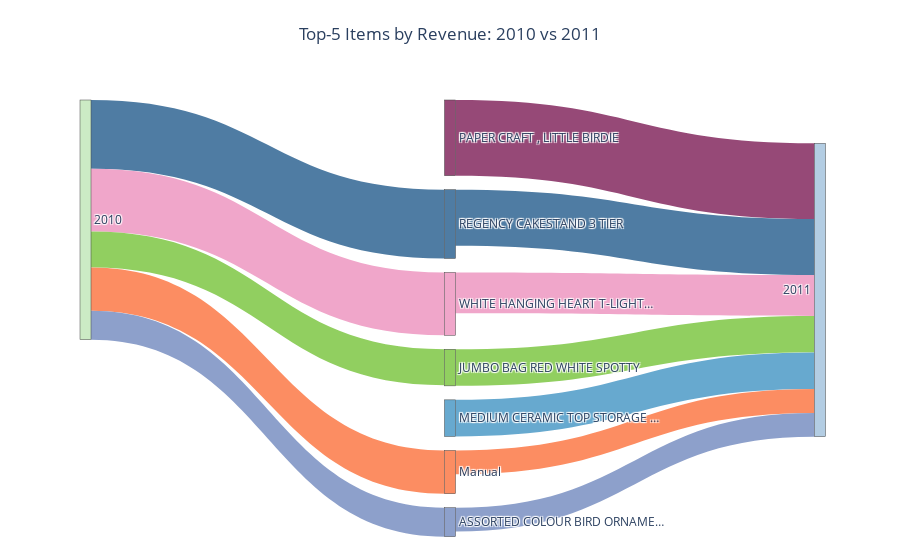
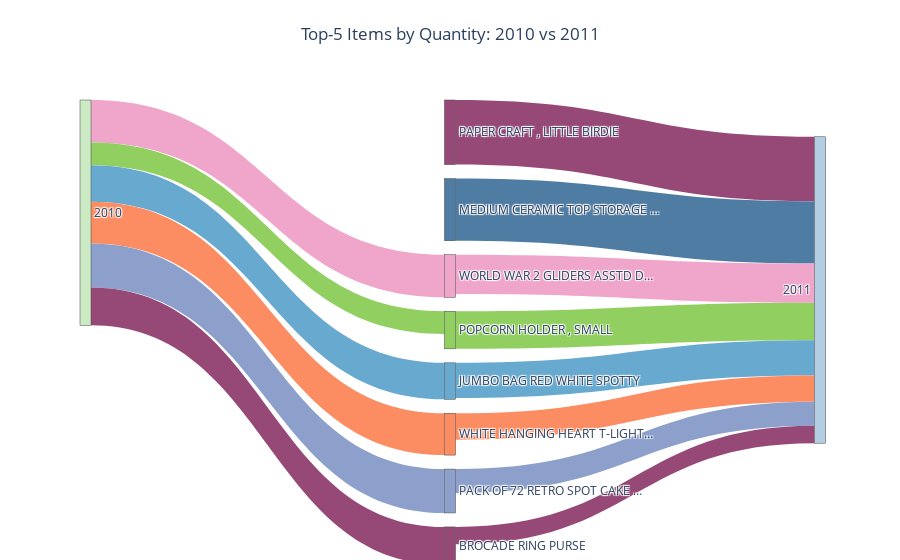

Notebook cell for these charts, in order:
### Code cell
from pathlib import Path
import numpy as np
import plotly.graph_objects as go
from plotly.colors import qualitative as qpal
from datetime import timedelta
import pandas as pd

# Create folder to save figures
FIGDIR = Path("figures"); FIGDIR.mkdir(exist_ok=True)
# 1) LOAD & SPLIT THE DATASET
# Load cleaned data
df = pd.read_csv("online_retail_cleaned.csv")
df["InvoiceDate"] = pd.to_datetime(df["InvoiceDate"], errors="coerce")
df["Year"] = df["InvoiceDate"].dt.year


def sankey_top5_year_to_items(df, metric="Revenue", year_a=2010, year_b=2011, max_items=5, save_html_path=None):
    """
    Build a 3-column Sankey: Year A → Items → Year B
    - Each item has its own pastel color (applied to node + flows).
    - Year nodes have fixed neutral colors.
    """
    data = df.copy()
    data = data[data["Quantity"] > 0]
    data = data.dropna(subset=["InvoiceDate"])

    if metric == "Revenue":
        data["Revenue"] = data["Quantity"] * data["Price"]

    # short labels
    def _short(s, n=28):
        s = str(s) if s is not None else ""
        return s if len(s) <= n else s[:n-1] + "…"

    # item names
    names = (data.dropna(subset=["Description"])
                  .drop_duplicates("StockCode")[["StockCode", "Description"]]
                  .assign(item_label=lambda d: d["Description"].map(_short)))

    # aggregate
    agg = (data.groupby(["Year", "StockCode"])
                .agg(Quantity=("Quantity", "sum"),
                     Revenue=("Revenue", "sum") if "Revenue" in data.columns else ("Quantity", "sum"))
                .reset_index())

    def top_codes(yr):
        return (agg[agg["Year"] == yr]
                .sort_values(metric, ascending=False)
                .head(max_items)["StockCode"].tolist())

    top_a = top_codes(year_a)
    top_b = top_codes(year_b)
    top_union = list(dict.fromkeys(top_a + top_b))

    tidy = (agg[agg["StockCode"].isin(top_union)]
              .pivot_table(index="StockCode", columns="Year", values=metric, aggfunc="sum")
              .fillna(0.0)
              .reset_index())

    tidy = tidy.merge(names[["StockCode", "item_label"]], on="StockCode", how="left")
    tidy["item_label"] = tidy["item_label"].fillna(tidy["StockCode"])

    for y in (year_a, year_b):
        if y not in tidy.columns:
            tidy[y] = 0.0

    tidy = tidy.sort_values(year_b, ascending=False).reset_index(drop=True)

    # --- Nodes ---
    year_a_label = str(year_a)
    year_b_label = str(year_b)
    item_labels = tidy["item_label"].tolist()

    node_labels = [year_a_label] + item_labels + [year_b_label]
    idx_year_a = 0
    idx_year_b = len(node_labels) - 1
    item_start = 1
    item_idx = {lab: item_start + i for i, lab in enumerate(item_labels)}

    # Pastel palette
    # pastel_palette = qpal.Pastel + qpal.Pastel1 + qpal.Pastel2
    # while len(pastel_palette) < len(item_labels):
    #     pastel_palette *= 2
    # item_colors = pastel_palette[:len(item_labels)]
    # item_color_map = dict(zip(item_labels, item_colors))
    # FT-style muted pastel palette
    FT_COLORS = [
        "#964977", "#4f7ca3", "#f0a6ca",
        "#91cf60", "#67a9cf", "#fc8d62", "#8da0cb"
    ]
    # cycle if fewer/more than needed
    while len(FT_COLORS) < len(item_labels):
        FT_COLORS *= 2
    item_colors = FT_COLORS[:len(item_labels)]
    item_color_map = dict(zip(item_labels, item_colors))

    # --- Links ---
    sources, targets, values, link_colors = [], [], [], []
    for _, row in tidy.iterrows():
        lab = row["item_label"]
        v_a = float(row.get(year_a, 0.0))
        v_b = float(row.get(year_b, 0.0))
        col = item_color_map[lab]

        if v_a > 0:
            sources.append(idx_year_a)
            targets.append(item_idx[lab])
            values.append(v_a)
            link_colors.append(col)

        if v_b > 0:
            sources.append(item_idx[lab])
            targets.append(idx_year_b)
            values.append(v_b)
            link_colors.append(col)

    # Node colors: year nodes neutral, items same as their link colors
    node_colors = ["#ccebc5"] + [item_color_map[lab] for lab in item_labels] + ["#b3cde3"]

    # force layout
    node_x = [0.0] + [0.5]*len(item_labels) + [1.0]
    node_y = [0.5] + (np.linspace(0.05, 0.95, len(item_labels)).tolist() if len(item_labels) > 1 else [0.5]) + [0.5]

    valueformat = ".2f" if metric == "Revenue" else ".0f"
    hover_value = "%{value:.2f}" if metric == "Revenue" else "%{value:.0f}"
    hovertemplate = "%{source.label} → %{target.label}<br>" + metric + ": " + hover_value

    fig = go.Figure(data=[go.Sankey(
        arrangement="snap",
        valueformat=valueformat,
        node=dict(
            label=node_labels,
            pad=14,
            thickness=11,
            color=node_colors,
            x=node_x,
            y=node_y
        ),
        link=dict(
            source=sources,
            target=targets,
            value=values,
            color=link_colors,
            hovertemplate=hovertemplate
        )
    )])

    title = f"Top-{max_items} Items by {metric}: {year_a} vs {year_b}"
    fig.update_layout(title=dict(text=title, x=0.5, y=0.95), font=dict(size=12), hoverlabel=dict(bgcolor="white"))
    fig.show()
    # optional export
    html_path = FIGDIR / f"sankey_{metric.lower()}_{year_a}_{year_b}.html"
    fig.write_html(html_path)

        # Revenue comparison
sankey_top5_year_to_items(df, metric="Revenue",  year_a=2010, year_b=2011, max_items=5)

# Quantity comparison
sankey_top5_year_to_items(df, metric="Quantity", year_a=2010, year_b=2011, max_items=5)

### Figure 1 — Plotly figure (JSON) as saved in the notebook; plotly's stock layout.template omitted (floating-point values rounded to 4 significant figures)
{"data": [{"arrangement": "snap", "link": {"color": ["#964977", "#4f7ca3", "#4f7ca3", "#f0a6ca", "#f0a6ca", "#91cf60", "#91cf60", "#67a9cf", "#fc8d62", "#fc8d62", "#8da0cb", "#8da0cb"], "hovertemplate": "%{source.label} → %{target.label}<br>Revenue: %{value:.2f}", "source": [1, 0, 2, 0, 3, 0, 4, 5, 0, 6, 0, 7], "target": [8, 2, 8, 3, 8, 4, 8, 8, 6, 8, 7, 8], "value": [168500.0, 152973, 124700.0, 139800.0, 90950.0, 79990.0, 81420.0, 81420.0, 96380.0, 53190.0, 64320.0, 52760.0]}, "node": {"color": ["#ccebc5", "#964977", "#4f7ca3", "#f0a6ca", "#91cf60", "#67a9cf", "#fc8d62", "#8da0cb", "#b3cde3"], "label": ["2010", "PAPER CRAFT , LITTLE BIRDIE", "REGENCY CAKESTAND 3 TIER", "WHITE HANGING HEART T-LIGHT…", "JUMBO BAG RED WHITE SPOTTY ", "MEDIUM CERAMIC TOP STORAGE …", "Manual", "ASSORTED COLOUR BIRD ORNAME…", "2011"], "pad": 14, "thickness": 11, "x": [0, 0.5, 0.5, 0.5, 0.5, 0.5, 0.5, 0.5, 1], "y": [0.5, 0.05, 0.2, 0.35, 0.5, 0.65, 0.8, 0.95, 0.5]}, "type": "sankey", "valueformat": ".2f"}], "layout": {"font": {"size": 12}, "hoverlabel": {"bgcolor": "white"}, "title": {"text": "Top-5 Items by Revenue: 2010 vs 2011", "x": 0.5, "y": 0.95}}}

### Figure 2 — Plotly figure (JSON) as saved in the notebook; plotly's stock layout.template omitted (floating-point values rounded to 4 significant figures)
{"data": [{"arrangement": "snap", "link": {"color": ["#964977", "#4f7ca3", "#f0a6ca", "#f0a6ca", "#91cf60", "#91cf60", "#67a9cf", "#67a9cf", "#fc8d62", "#fc8d62", "#8da0cb", "#8da0cb", "#964977", "#964977"], "hovertemplate": "%{source.label} → %{target.label}<br>Quantity: %{value:.0f}", "source": [1, 2, 0, 3, 0, 4, 0, 5, 0, 6, 0, 7, 0, 8], "target": [9, 9, 3, 9, 4, 9, 5, 9, 6, 9, 7, 9, 8, 9], "value": [80995, 77916, 53350, 49180, 28479, 47051, 45688, 44022, 52455, 33152, 54974, 30098, 47483, 21808]}, "node": {"color": ["#ccebc5", "#964977", "#4f7ca3", "#f0a6ca", "#91cf60", "#67a9cf", "#fc8d62", "#8da0cb", "#964977", "#b3cde3"], "label": ["2010", "PAPER CRAFT , LITTLE BIRDIE", "MEDIUM CERAMIC TOP STORAGE …", "WORLD WAR 2 GLIDERS ASSTD D…", "POPCORN HOLDER , SMALL ", "JUMBO BAG RED WHITE SPOTTY ", "WHITE HANGING HEART T-LIGHT…", "PACK OF 72 RETRO SPOT CAKE …", "BROCADE RING PURSE ", "2011"], "pad": 14, "thickness": 11, "x": [0, 0.5, 0.5, 0.5, 0.5, 0.5, 0.5, 0.5, 0.5, 1], "y": [0.5, 0.05, 0.1786, 0.3071, 0.4357, 0.5643, 0.6929, 0.8214, 0.95, 0.5]}, "type": "sankey", "valueformat": ".0f"}], "layout": {"font": {"size": 12}, "hoverlabel": {"bgcolor": "white"}, "title": {"text": "Top-5 Items by Quantity: 2010 vs 2011", "x": 0.5, "y": 0.95}}}
